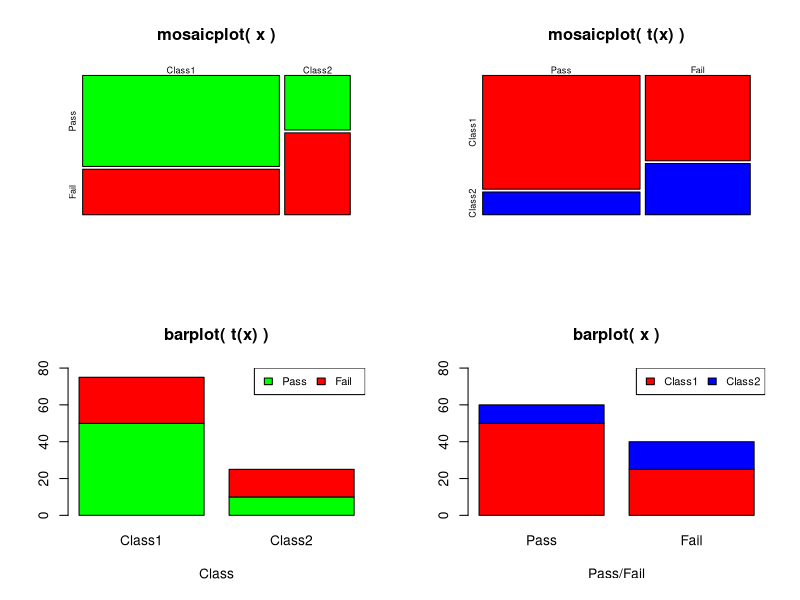

R code for this plot:
# Explore the following to understand the sizes of the mosaic plot

x <- matrix(c(50,25,10,15), nrow=2,
            byrow = TRUE)
x

rownames(x) <- c("Class1", "Class2")
colnames(x) <- c("Pass", "Fail")

x

addmargins(x)

t(x)

addmargins(t(x))


par(mfrow=c(2,2))

mosaicplot(x, color=c("green", "red"),
           main = "mosaicplot( x )")

mosaicplot(t(x), color=c("red", "blue"),
           main = "mosaicplot( t(x) )")


barplot(t(x), xlab = "Class", 
        main = "barplot( t(x) )",
        ylim=c(0,80), col=c("green", "red"))

legend("topright", legend = c("Pass", "Fail"), 
       fill = c("green", "red"), horiz = TRUE, cex=0.8)


barplot(x, xlab = "Pass/Fail",
        main = "barplot( x )",
        ylim=c(0,80), col=c("red", "blue"))

legend("topright", legend = c("Class1", "Class2"), 
       fill = c("red", "blue"), horiz = TRUE, cex=0.8)

par(mfrow=c(1,1))


